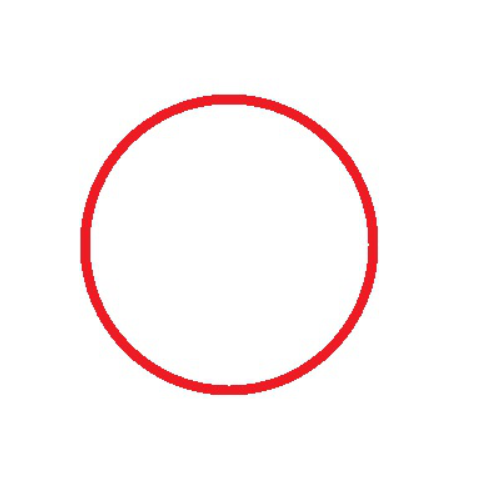
#> input picture Resources/circle.png, 481 x 495 px
$ python geometric_ops.py
#> lines starting #> are read from the running program, lines starting #| are printed output that depends on the picture; after the words box and inside, x2 and y2 are one past the last pixel; in counts of white or black regions, pixels touching at a corner belong together
import numpy as np
import cv2
import matplotlib.pyplot as plt

"""geometric ops"""


def HSVPractice():
    def empty(x):
        pass

    img = cv2.imread('../Resources/circle.png')
#> img is the input picture: shape (495, 481, 3); mean B, G, R 246.5, 246.2, 253.7
    imgHsv = cv2.cvtColor(img, cv2.COLOR_BGR2HSV)
#> imgHsv: shape (495, 481, 3); mean H, S, V 13.5, 8.8, 253.9
    cv2.namedWindow('mask')
    cv2.namedWindow('imgNew')
    cv2.createTrackbar('lowerBound', 'mask', 0, 255, empty)
    cv2.createTrackbar('upperBound', 'mask', 20, 255, empty)
    while True:
        #  通过cv2.cvtColor(np.uint8([[[0,0,255]]],cv2.COLOR_BGR2HSV)求得red在hsv中的表示
        cv2.imshow('temp', img)
        lower = cv2.getTrackbarPos('lowerBound', 'mask')
        upper = cv2.getTrackbarPos('upperBound', 'mask')
        lowerBound = np.array([lower, 220, 220])
        upperBound = np.array([upper, 255, 255])
        mask = cv2.inRange(imgHsv, lowerBound, upperBound)  # 用来生成mask，在范围内为255，不在为0
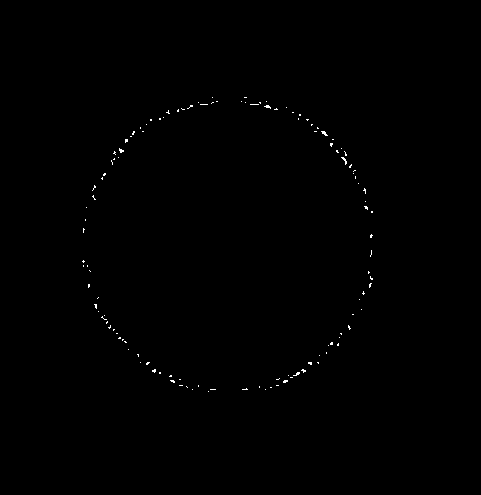
#> mask: shape (495, 481); 0.24% white in thin lines or dots, all inside (x1, y1, x2, y2) = (82, 97, 373, 392)
        cv2.imshow('mask', mask)
        imgNew = cv2.bitwise_and(img, img, mask=mask)
        cv2.imshow("imgNew", imgNew)
        if cv2.waitKey(1) & 0xff == ord('q'):
#> (key q is pressed here)
            break


# [88 lines left out: functions writeVideo, GeometricTransformation, not called in this run]


if __name__ == '__main__':
    HSVPractice()
    # writeVedio()
    # GeometricTransformation()
    pass
